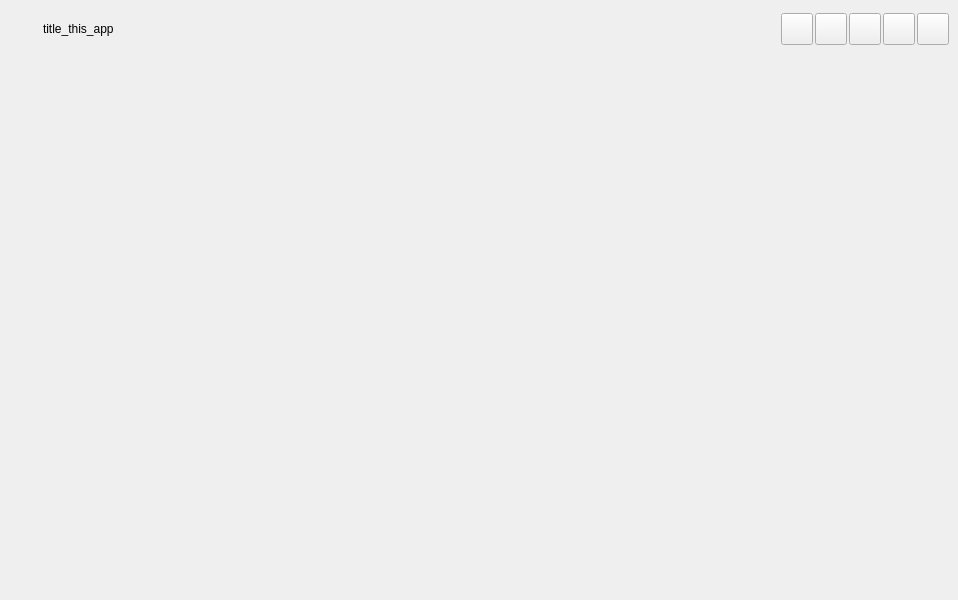
<?xml version="1.0" encoding="UTF-8"?>
<ui version="4.0">
 <class>MainWindow</class>
 <widget class="QMainWindow" name="MainWindow">
  <property name="geometry">
   <rect>
    <x>0</x>
    <y>0</y>
    <width>958</width>
    <height>600</height>
   </rect>
  </property>
  <property name="windowTitle">
   <string>MainWindow</string>
  </property>
  <widget class="QWidget" name="wid_main">
   <property name="mouseTracking">
    <bool>true</bool>
   </property>
   <layout class="QGridLayout" name="gridLayout">
    <item row="1" column="0" colspan="2">
     <layout class="QHBoxLayout" name="layout_body">
      <item>
       <widget class="QWidget" name="widget_2" native="true"/>
      </item>
     </layout>
    </item>
    <item row="2" column="0" colspan="2">
     <layout class="QHBoxLayout" name="layout_foot">
      <item>
       <widget class="QWidget" name="widget" native="true">
        <property name="minimumSize">
         <size>
          <width>0</width>
          <height>33</height>
         </size>
        </property>
        <property name="maximumSize">
         <size>
          <width>16777215</width>
          <height>32</height>
         </size>
        </property>
       </widget>
      </item>
     </layout>
    </item>
    <item row="0" column="0" colspan="2">
     <layout class="QHBoxLayout" name="layout_head">
      <property name="spacing">
       <number>2</number>
      </property>
      <property name="sizeConstraint">
       <enum>QLayout::SetDefaultConstraint</enum>
      </property>
      <item>
       <widget class="QLabel" name="lbl_logo">
        <property name="enabled">
         <bool>true</bool>
        </property>
        <property name="minimumSize">
         <size>
          <width>32</width>
          <height>32</height>
         </size>
        </property>
        <property name="maximumSize">
         <size>
          <width>32</width>
          <height>32</height>
         </size>
        </property>
        <property name="mouseTracking">
         <bool>true</bool>
        </property>
        <property name="text">
         <string/>
        </property>
       </widget>
      </item>
      <item>
       <widget class="QLabel" name="lbl_title">
        <property name="minimumSize">
         <size>
          <width>200</width>
          <height>40</height>
         </size>
        </property>
        <property name="maximumSize">
         <size>
          <width>200</width>
          <height>40</height>
         </size>
        </property>
        <property name="mouseTracking">
         <bool>true</bool>
        </property>
        <property name="text">
         <string>title_this_app</string>
        </property>
       </widget>
      </item>
      <item>
       <spacer name="horizontalSpacer">
        <property name="orientation">
         <enum>Qt::Horizontal</enum>
        </property>
        <property name="sizeHint" stdset="0">
         <size>
          <width>80</width>
          <height>32</height>
         </size>
        </property>
       </spacer>
      </item>
      <item>
       <widget class="QPushButton" name="btn_more">
        <property name="minimumSize">
         <size>
          <width>32</width>
          <height>32</height>
         </size>
        </property>
        <property name="maximumSize">
         <size>
          <width>32</width>
          <height>32</height>
         </size>
        </property>
        <property name="text">
         <string/>
        </property>
       </widget>
      </item>
      <item>
       <widget class="QPushButton" name="btn_min">
        <property name="minimumSize">
         <size>
          <width>32</width>
          <height>32</height>
         </size>
        </property>
        <property name="maximumSize">
         <size>
          <width>32</width>
          <height>32</height>
         </size>
        </property>
        <property name="text">
         <string/>
        </property>
       </widget>
      </item>
      <item>
       <widget class="QPushButton" name="btn_max">
        <property name="minimumSize">
         <size>
          <width>32</width>
          <height>32</height>
         </size>
        </property>
        <property name="maximumSize">
         <size>
          <width>32</width>
          <height>32</height>
         </size>
        </property>
        <property name="text">
         <string/>
        </property>
       </widget>
      </item>
      <item>
       <widget class="QPushButton" name="btn_restore">
        <property name="minimumSize">
         <size>
          <width>32</width>
          <height>32</height>
         </size>
        </property>
        <property name="maximumSize">
         <size>
          <width>32</width>
          <height>32</height>
         </size>
        </property>
        <property name="text">
         <string/>
        </property>
       </widget>
      </item>
      <item>
       <widget class="QPushButton" name="btn_close">
        <property name="minimumSize">
         <size>
          <width>32</width>
          <height>32</height>
         </size>
        </property>
        <property name="maximumSize">
         <size>
          <width>32</width>
          <height>32</height>
         </size>
        </property>
        <property name="text">
         <string/>
        </property>
       </widget>
      </item>
     </layout>
    </item>
   </layout>
  </widget>
 </widget>
 <resources/>
 <connections/>
</ui>
